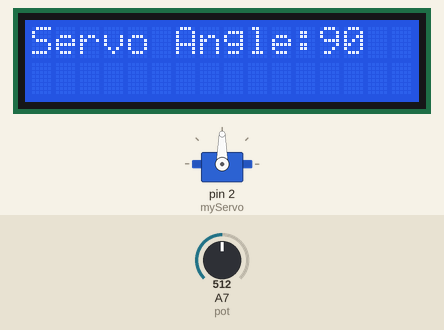
Simulated run of this sketch. Board: Arduino Nano, built with avr-gcc and run on an emulated ATmega328P. On the bench: servo, 16×2 character LCD. Inputs (shaded band) come from the test bench; at power-on: A7 (pot) = 512.

Above: at 1.2 s.
1.3 s: A7 (pot) set to 716
At 3.7 s:
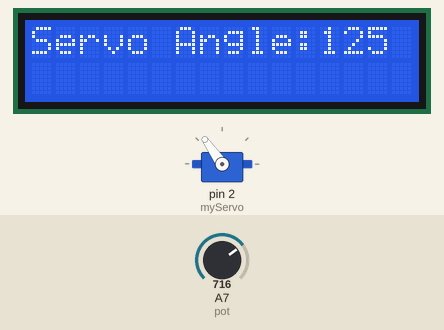
4.5 s: A7 (pot) set to 900
At 7.0 s:
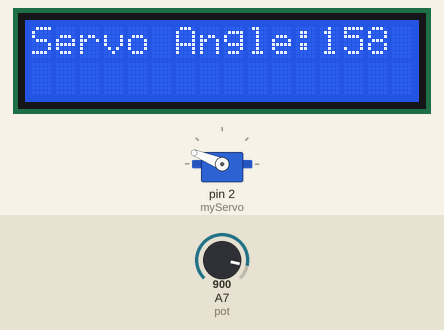
7.6 s: A7 (pot) set to 1023
At 10.3 s:
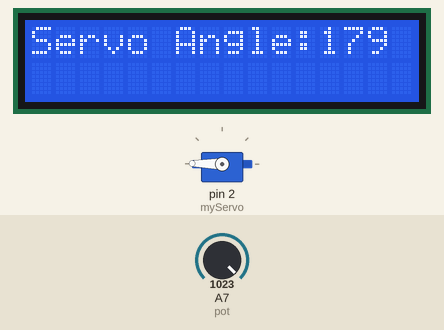
10.6 s: A7 (pot) set to 306
At 12.5 s:
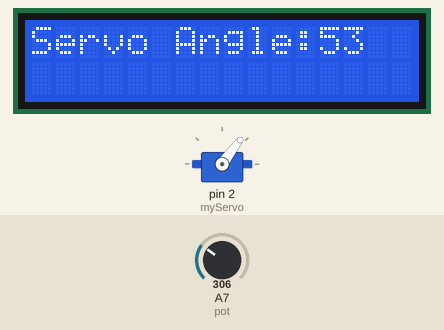
13.6 s: A7 (pot) set to 122
At 15.9 s:
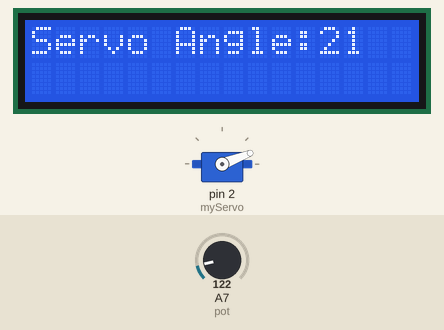
16.6 s: A7 (pot) set to 0
At 19.2 s:
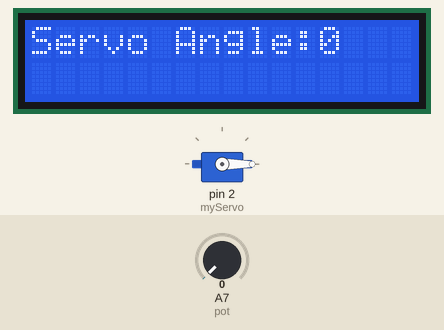
Timing chart, 0 to 20.7 s (numbered marks = the images above; inputs shaded):
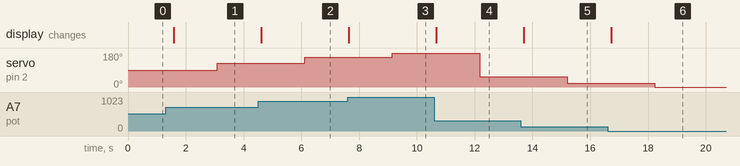

The sketch:

moto.ino
```cpp
#include <LiquidCrystal.h>

#include<Servo.h>


int pot =A7;
Servo myServo;
const int rs=13,en=12,d4=11,d5=10,d6=9,d7=8;
LiquidCrystal lcd(rs,en,d4,d5,d6,d7);

void setup() {
  // put your setup code here, to run once:
 myServo.attach(2);
 pinMode(pot,INPUT);
 lcd.begin(16,2);

}

void loop() {
  // put your main code here, to run repeatedly:
  int moment = analogRead(pot);
  moment = map(moment,0,1024,0,180);

  lcd.clear();
  lcd.print("Servo Angle:");
  lcd.print(moment);
  delay(1500);
  myServo.write(moment);
  delay(10);
}
```

Measured:
- after the input at 1.3 s, servo on pin 2 (myServo): 90° → 125° after 1.8 s; the display: changes after 0.28 s (image 1)
- after the input at 4.5 s, servo on pin 2 (myServo): 125° → 158° after 1.6 s; the display: changes after 0.11 s (image 2)
- after the input at 7.6 s, servo on pin 2 (myServo): 158° → 179° after 1.5 s; the display: changes at once (image 3)
- after the input at 10.6 s, servo on pin 2 (myServo): 179° → 53° after 1.6 s; the display: changes after 0.07 s (image 4)
- after the input at 13.6 s, servo on pin 2 (myServo): 53° → 21° after 1.6 s; the display: changes after 0.10 s (image 5)
- after the input at 16.6 s, servo on pin 2 (myServo): 21° → 0° after 1.6 s; the display: changes after 0.13 s (image 6)
